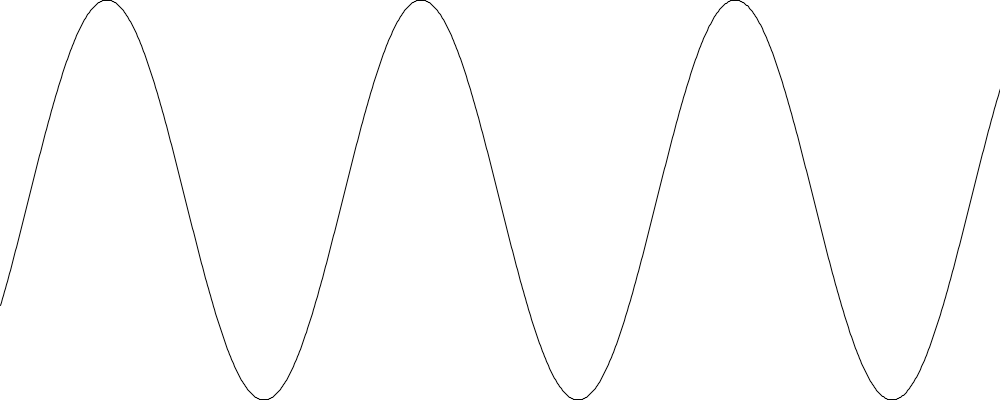
Frame 1 (no input)
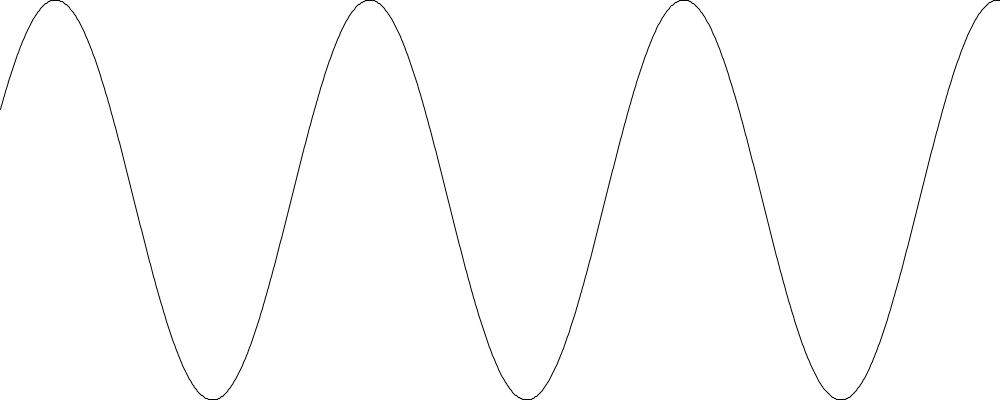
Frame 60 (the mouse pressed at the canvas centre just before this capture)
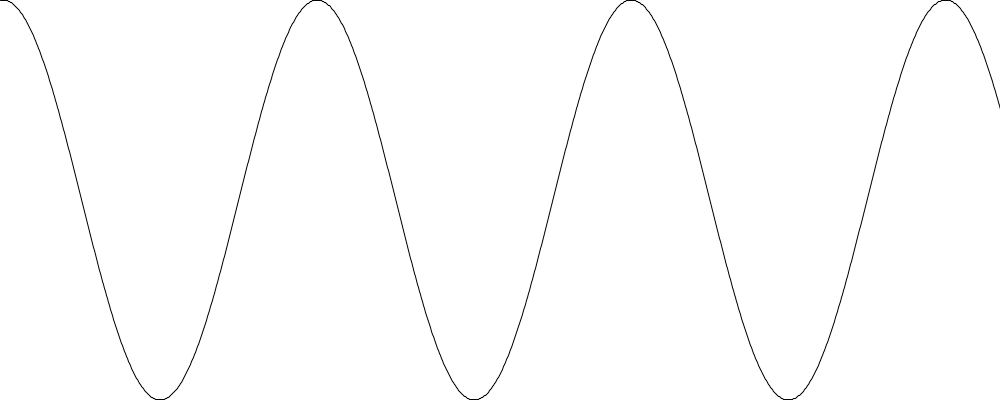
Frame 120 (the mouse held since frame 60 and released just before this capture)

The Processing sketch that drew these frames (run headless with seeded random() and noise(); from frame 60 on, the mouse is pressed at the canvas centre):

// Processing sketch: sinf
// ── sinf.pde
void setup()
{
  size(1000,400);
}

void draw(){
  background(255);
  pushMatrix();
  translate(width/2 ,height/2);
  for(int i = -width/2;i<width/2;i++){
    float y1 = f(float(i)/(width/2)*10, float(frameCount));
    float y2 = f(float(i+1)/(width/2)*10, float(frameCount));
    line(i,y1*(height/2),i+1,y2*(height/2));
  }
  popMatrix();
}
float f(float x, float t){
  return sin(x+t*PI/180);
}
